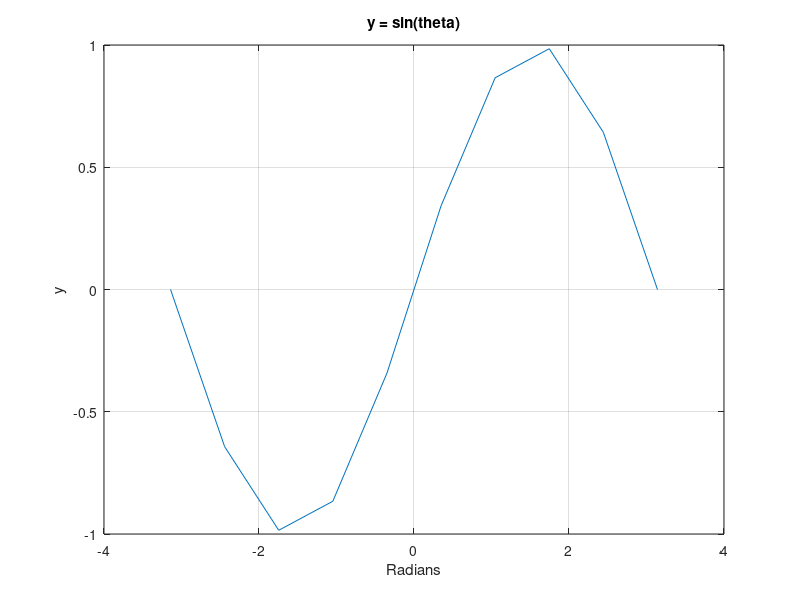
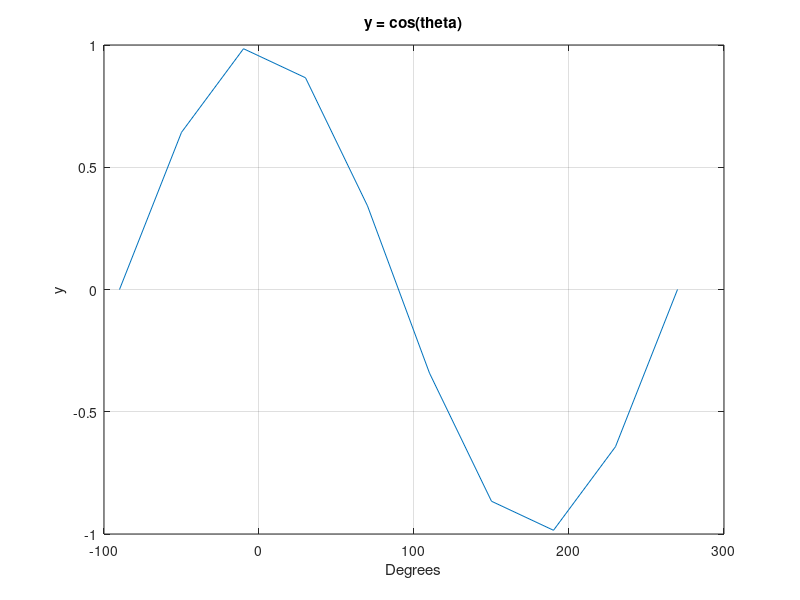
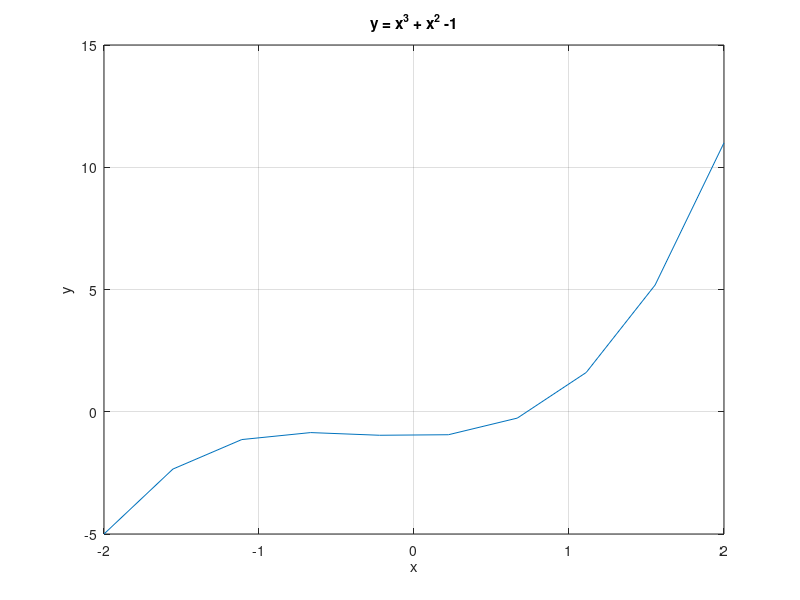
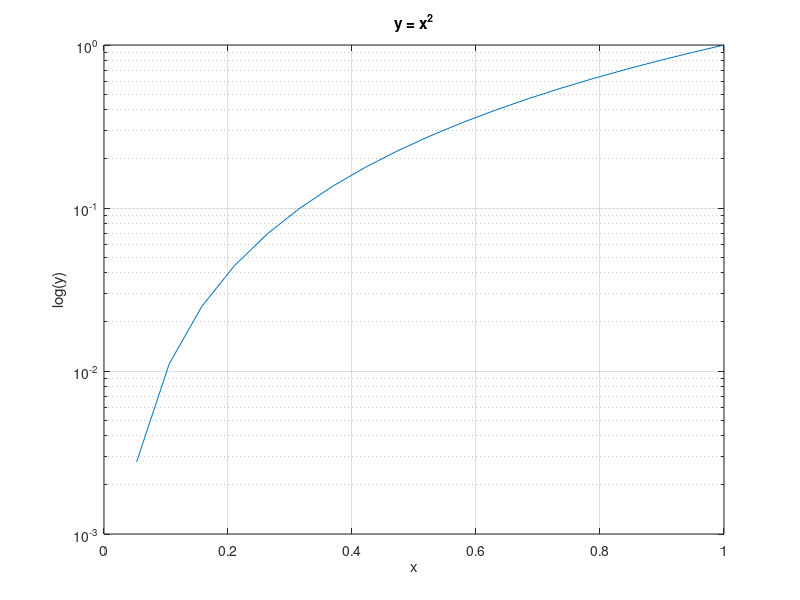

Here is the MATLAB script that generated these plots, in order:
clc
close all
clear

%%%%%%%%%%%%%%%% PROBLEM 1 %%%%%%%%%%%%%%%%%%

theta1a = linspace(-pi, pi, 10);
p1q1a = sin(theta1a);

theta1b = linspace(-90, 270, 10);
p1q1b = cosd(theta1b);

x1c = linspace(-2, 2, 10);
p1q1c = x1c.^3 + x1c.^2 -1;

figure('Name', 'Problem 1 Question 1a')
plot(theta1a, p1q1a)
grid on
title('y = sin(theta)')
xlabel('Radians')
ylabel('y')

figure('Name', 'Problem 1 Question 1b')
plot(theta1b,p1q1b)
grid on
title('y = cos(theta)')
xlabel('Degrees')
ylabel('y')

figure('Name', 'Problem 1 Question 1c')
plot(x1c, p1q1c)
grid on
title('y = x^3 + x^2 -1')
xlabel('x')
ylabel('y')


x2a = linspace(0,1,20);
y2a = x2a.^2;

x2b = linspace(1,2,20);
y2b = 10.^(x2b.^3);

x2c = linspace(0.5,1,20);
y2c = exp(x2c + 1);


figure('Name', 'Problem 1 Question 2a')
semilogy(x2a, y2a)
grid on
title('y = x^2')
xlabel('x')
ylabel('log(y)')

figure('Name', 'Problem 1 Question 2b')
semilogx(x2a,y2a)
grid on
title('y = 10^(x^3)')
xlabel('log(x)')
ylabel('y')

figure('Name', 'Problem 1 Question 2c')
loglog(x1c, p1q1c)
grid on
title('y = exp(x+1)')
xlabel('log(x)')
ylabel('log(y)')


